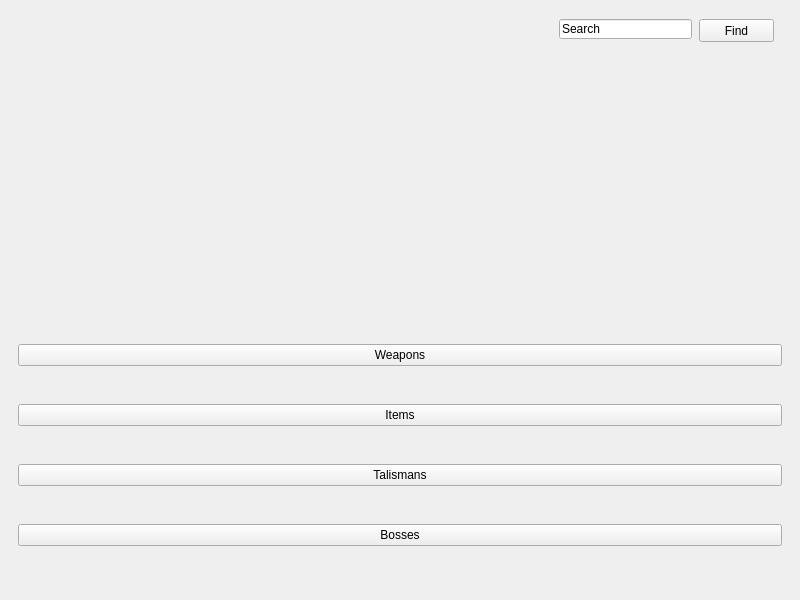
<?xml version="1.0" encoding="UTF-8"?>
<ui version="4.0">
 <class>MainWindow</class>
 <widget class="QMainWindow" name="MainWindow">
  <property name="geometry">
   <rect>
    <x>0</x>
    <y>0</y>
    <width>800</width>
    <height>600</height>
   </rect>
  </property>
  <property name="windowTitle">
   <string>Elden Tracker</string>
  </property>
  <widget class="QWidget" name="centralwidget">
   <layout class="QVBoxLayout" name="verticalLayout">
    <item>
     <widget class="QWidget" name="widget_2" native="true">
      <widget class="QPushButton" name="searchButton">
       <property name="geometry">
        <rect>
         <x>690</x>
         <y>10</y>
         <width>75</width>
         <height>23</height>
        </rect>
       </property>
       <property name="text">
        <string>Find</string>
       </property>
      </widget>
      <widget class="QLineEdit" name="search">
       <property name="geometry">
        <rect>
         <x>550</x>
         <y>10</y>
         <width>133</width>
         <height>20</height>
        </rect>
       </property>
       <property name="text">
        <string>Search</string>
       </property>
      </widget>
     </widget>
    </item>
    <item>
     <widget class="QWidget" name="widget_3" native="true">
      <layout class="QVBoxLayout" name="verticalLayout_2">
       <item>
        <widget class="QPushButton" name="weapon">
         <property name="text">
          <string>Weapons</string>
         </property>
        </widget>
       </item>
       <item>
        <widget class="QPushButton" name="item">
         <property name="text">
          <string>Items</string>
         </property>
        </widget>
       </item>
       <item>
        <widget class="QPushButton" name="talisman">
         <property name="text">
          <string>Talismans</string>
         </property>
        </widget>
       </item>
       <item>
        <widget class="QPushButton" name="boss">
         <property name="text">
          <string>Bosses</string>
         </property>
        </widget>
       </item>
      </layout>
     </widget>
    </item>
   </layout>
  </widget>
 </widget>
 <resources/>
 <connections/>
</ui>
